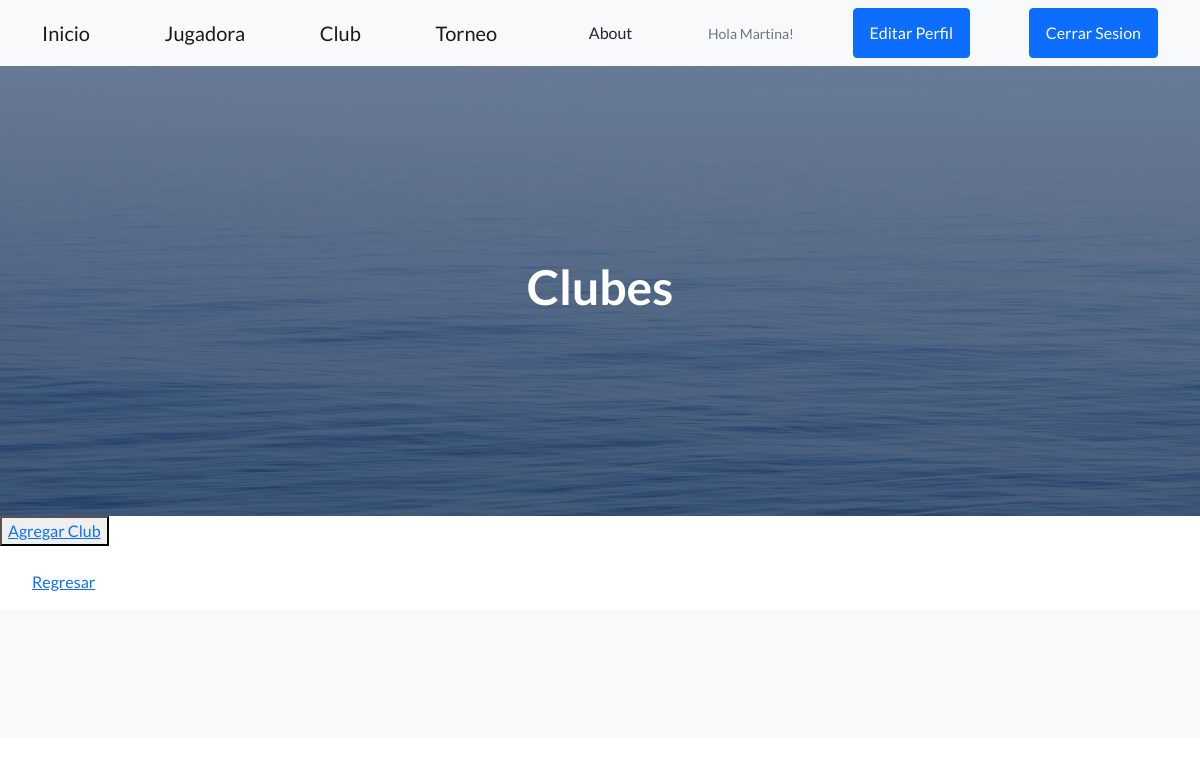
/AppCoder/club/lista (signed in), run on an earlier commit of the app's database.
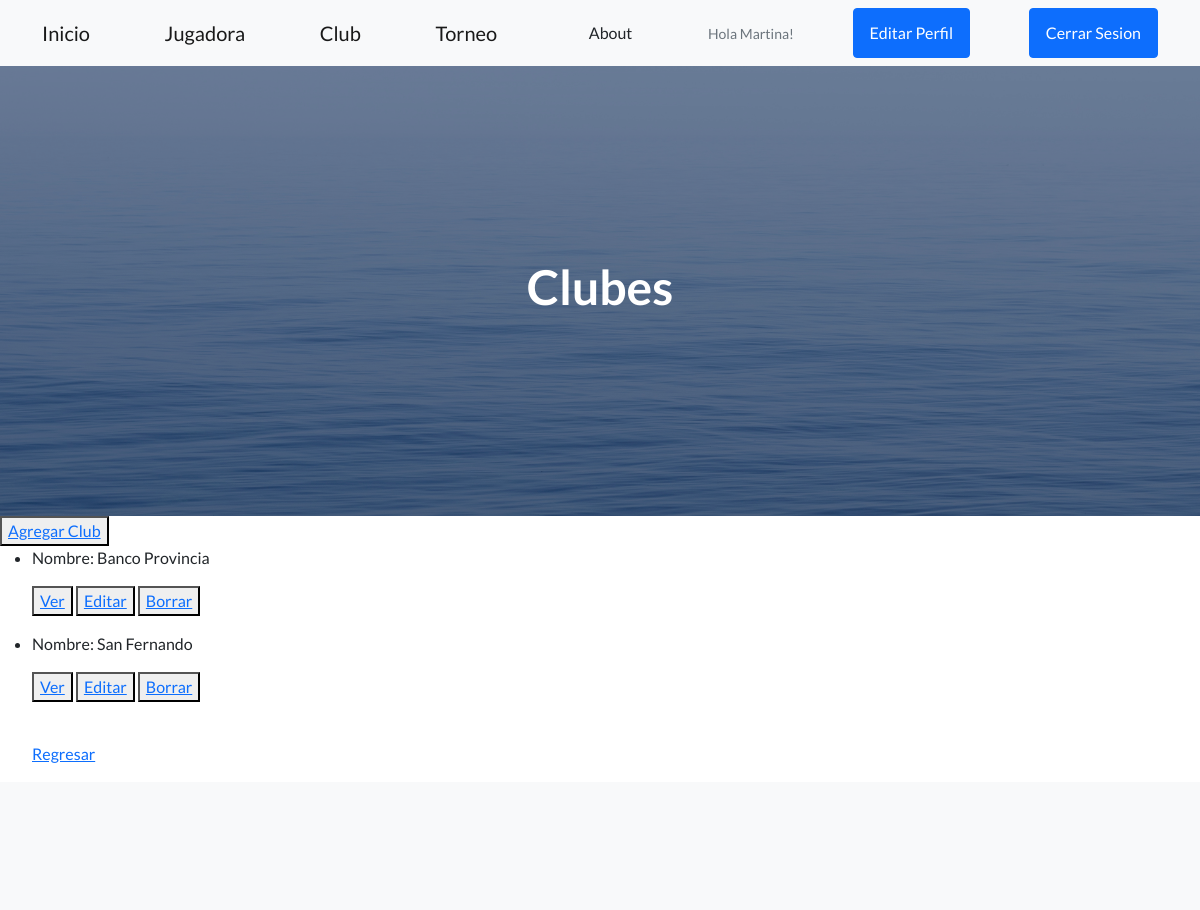
And on a later commit of the database.
### AppCoder/models.py (models this page shows)
class Club(models.Model):
    nombre = models.CharField(max_length=30)
    division =  models.CharField(max_length=2)
    deporte =  models.CharField(max_length=30)

### AppCoder/views.py (the view)
# urls.py: path('club/lista', views.ClubList.as_view(), name='ListClubes'),
class ClubList(LoginRequiredMixin, ListView):
    model = Club
    template_name = 'AppCoder/clubes/clubes_list.html'

### AppCoder/templates/AppCoder/clubes/clubes_list.html
{% extends "AppCoder/padre.html" %}
{% block contenidoModificable %}
<h1>Clubes</h1>
{% endblock %}
{% block contenido2 %}
<button>
<a href="{% url 'New' %}">Agregar Club</a>
</button>
<br>
<ul>
    {% for club in object_list %}
    <li>
        <p>Nombre: {{club.nombre}} </p>
        <P>
            <button>
                <a href="{% url 'Detail' club.id %}">Ver</a>
            </button>
            <button>
                <a href="{% url 'Edit' club.id %}">Editar</a>
            </button>
            <button>
            <a href="{% url 'Delete' club.id %}">Borrar</a>
            </button>
        </P>
    </li>
    {% endfor %}
<br>
<p>
    <a  href='{% url "Clubes" %}'>Regresar</a>
</p>
</ul>
{% endblock %}

### AppCoder/templates/AppCoder/padre.html (shortened to what this page needs)
<!DOCTYPE html>
<html lang="en">
<head>
    {% load static %}
    <link href="https://cdn.jsdelivr.net/npm/bootstrap-icons@1.5.0/font/bootstrap-icons.css" rel="stylesheet"
        type="text/css" />
    <link href="{% static 'AppCoder/css/styles.css' %}" rel="stylesheet" />
</head>
<body>
    <nav class="navbar navbar-light bg-light static-top">
        <div class="container">
            <a class="navbar-brand" href="{% url 'inicio' %}">Inicio</a>
            <a class="navbar-brand" href="{% url 'Jugadoras' %}">Jugadora</a>
            <a class="navbar-brand" href="{% url 'Clubes' %}">Club</a>
            <a class="navbar-brand" href="{% url 'Torneo' %}">Torneo</a>
            <a class="btn btn-secundary" href="{% url 'AboutMe' %}">About</a>
            {% if request.user.is_authenticated %}
            <p class="text-muted small mb-4 mb-lg-0"> Hola {{user.username}}!</p>
            {% endif %}
                {% if user.is_authenticated %}
                <a class="btn btn-primary" href="{% url 'EditarUsuario' %}">Editar Perfil</a>
                {% endif %}
                {% if user.is_authenticated %}
                <a class="btn btn-primary" href="{% url 'Logout' %}">Cerrar Sesion</a>
                {% endif %}
        </div>
    </nav>
    <header class="masthead">
        <div class="container position-relative">
            <div class="row justify-content-center">
                <div class="col-xl-6">
                    <div class="text-center text-white">
                        {% block contenidoModificable %}
                        {% endblock %}
                    </div>
                </div>
            </div>
        </div>
    </header>
    {% block contenido2 %}
    {% endblock %}
    <footer class="footer bg-light">
    </footer>
</body>
</html>

What changed in the data, as far as the page shows it:
added Club: nombre "Banco Provincia"
added Club: nombre "San Fernando"
